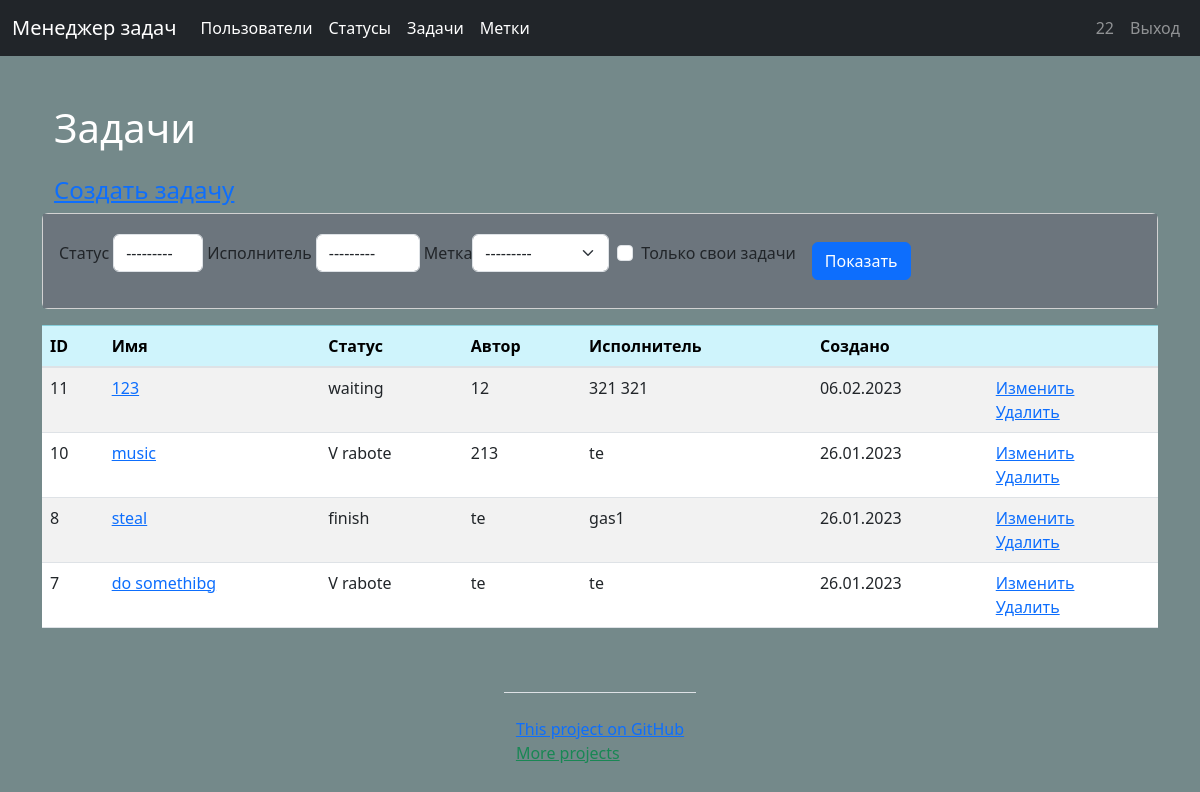
The page /tasks/ (signed in) on the database its author committed.
### users/models.py (models this page shows)
class Users(AbstractUser):
    def __str__(self):
        return self.get_full_name()
    class Meta:
        ordering = ['-date_joined']

### tasks/models.py (models this page shows, shortened)
class Task(models.Model):
    name = models.CharField(max_length=250, unique=True, verbose_name=_('Task name'))
    description = models.TextField(max_length=300, blank=True, verbose_name=_('Description'))
    status = models.ForeignKey(Status, on_delete=models.PROTECT, null=True,
                               verbose_name=_('Status'))
    executor = models.ForeignKey(Users, on_delete=models.PROTECT, verbose_name=_('Executor'))
    author = models.ForeignKey(Users, related_name='author', on_delete=models.PROTECT,
                               verbose_name=_('Author'), default='2')
    labels = models.ManyToManyField(Labels, through='TaskLabel', blank=True,
                                    verbose_name=_('Labels'))
    created_at = models.DateTimeField(auto_now_add=True, null=True)
    update_at = models.DateTimeField(auto_now=True, null=True)
    class Meta:
        verbose_name = _("=Task=")
        verbose_name_plural = _("=Tasks=")
        ordering = ['-created_at']

### statuses/models.py (models this page shows)
class Status(models.Model):
    name = models.CharField(max_length=250, verbose_name=_('name'))
    created_at = models.DateTimeField(auto_now_add=True, null=True)
    update_at = models.DateTimeField(auto_now=True, null=True)
    def __str__(self):
        return self.name
    class Meta:
        verbose_name = _("=Status=")
        verbose_name_plural = _("=Statuses=")
        ordering = ['-created_at']

### tasks/views.py (the view)
# urls.py: path('', TasksListView.as_view(), name='tasks'),
class TasksListView(TaskMixin, FilterView):  # modelname_list.html.
    extra_context = {'title': _('Tasks'), 'btn': _('Create task'), 'btn_update': _('Update'),
                     'btn_delete': _('Delete'), }
    context_object_name = 'tasks'
    filterset_class = TaskFilter
    template_name = 'tasks/task_list.html'

### labels/models.py (called while the page is built)
    def __str__(self):
        return self.name

### task_manager/mixins.py (called while the page is built)
    def dispatch(self, request, *args, **kwargs):
        if not request.user.is_authenticated:
            messages.error(self.request, _('You are not authorized! Please sign in.'))
            return redirect('user_login')
        return super().dispatch(request, *args, **kwargs)

### task_manager/templates/tasks/task_list.html (shortened to what this page needs)
{% extends 'base.html' %}
{% load bootstrap4 %}
{% load i18n %}
    {% block content %}
    <div class="container wrapper flex-grow-1">
        <h1 class="my-4">{% trans 'Tasks' %}</h1>
        <h4><a href="{% url 'create_task' %}">{% trans 'Create task' %}</a></h4>
    </div>
    <div class="card mb-3">
        <div class="card-body bg-secondary">
            <form class="form-inline center" method="get">
                {% bootstrap_form filter.form field_class="mr-3 ml-2" %}
                    <div class="mr-4 ml-3">
                        <input class="btn btn-primary " type="submit" value="{% trans 'Show' %}">
                    </div>
                </div>
        </div>
    <table class="table table-striped ">
        <thead>
        <tr class="table-info">
            <th scope="col">ID</th>
            <th scope="col">{% trans 'Name' %}</th>
            <th scope="col">{% trans 'Status' %}</th>
            <th scope="col">{% trans 'Author' %}</th>
            <th scope="col">{% trans 'Executor' %}</th>
            <th scope="col">{% trans 'Created at' %}</th>
            <th></th>
        </tr>
        </thead>
        <tbody>
        {% for task in tasks %}
        <tr>
            <td>{{task.id}}</td>
            <td><a href="{% url 'task' task.id %}">{{task.name}}</a></td>
            <td>{{ task.status }}</td>
            <td>{{ task.author}}</td>
            <td>{{task.executor}}</td>
            <td>{{task.created_at|date:"d.m.Y"}}</td>
            <td>
                <a href="{% url 'update_task' task.pk %}">{{btn_update}}</a>
                <br>
                <a href="{% url 'delete_task' task.pk %}">{{btn_delete}}</a>
            </td>
        </tr>
        {% endfor %}
        </tbody>
    </table>
    {% endblock %}

### task_manager/templates/base.html (shortened to what this page needs)
<!doctype html>
{% load i18n %}
{% load static %}
{% load bootstrap4 %}
{% bootstrap_css %}
<html lang="en">
<head>
    <link href="https://cdn.jsdelivr.net/npm/bootstrap@5.3.0-alpha1/dist/css/bootstrap.min.css"
          rel="stylesheet"
>
</head>
<body class="d-flex flex-column min-vh-100 ">
<nav class="navbar navbar-expand-md navbar-dark bg-dark fixed-top">
    <div class="container-fluid">
        <a class="navbar-brand" href="{% url 'home' %}">{% translate 'Task manager' %}</a>
        <div class="collapse navbar-collapse" id="navbarsExampleDefault">
            <ul class="navbar-nav mr-auto">
                <li class="nav-item active">
                    <a class="nav-link" href="{% url 'users' %}">{% translate 'Users' %}
                        <span class="sr-only">(current)</span></a></li>
                {% if request.user.is_authenticated %}
                <li class="nav-item active">
                    <a class="nav-link" href="{% url 'statuses' %}">{% translate 'Statuses' %}
                        <span class="sr-only">(current)</span></a></li>
                <li class="nav-item active">
                    <a class="nav-link" href="{% url 'tasks' %}">{% translate 'Tasks' %}
                        <span class="sr-only">(current)</span></a></li>
                <li class="nav-item active">
                    <a class="nav-link" href="{% url 'labels' %}">{% translate 'Labels' %}
                        <span class="sr-only">(current)</span></a></li>
                {% endif %}
            </ul>
            <ul class="navbar-nav">
                {% if request.user.is_authenticated %}
                <li class="nav-item nav-link "> {{user.username}}</li>
                <li class="nav-item"><a class="nav-link" href="{% url 'user_logout' %}">
                    {% translate "Logout" %}</a></li>
                {% else %}
                <li class="nav-item"><a class="nav-link" href="{% url 'user_login' %}">
                    {% translate "Login" %}</a></li>
                <li class="nav-item"><a class="nav-link" href="{% url 'register' %}">
                    {% trans 'Registration' %}</a></li>
                {% endif %}
            </ul>
        </div>
    </div>
</nav>
<main role="main" class="container">
    {% block content %}
    {% endblock %}
</main>
<footer class=" mx-auto">
    <div class="container my-5 pt-4 border-top">
        <a class=".text-primary"
           target="_blank" href="https://github.com/Gas159/python-project-52">
            {% trans 'This project on GitHub' %}
        </a>
        <br>
        <a class="link-success .justify-content-center"
           target="_blank" href="https://github.com/Gas159">
            {% trans 'More projects' %}
        </a>
    </div>
</footer>
</body>
</html>

### task_manager/templates/base.html (style rules this page uses)
body { padding-top: 5rem; background-color: #74898a; color: white; }

### rows shown on the page
Users: username "22"
Task: id "11", name "123", status "waiting", author "12", executor "321 321", created_at "06.02.2023", btn_update "Изменить", btn_delete "Удалить"
Task: id "10", name "music", status "V rabote", author "213", executor "te", created_at "26.01.2023", btn_update "Изменить", btn_delete "Удалить"
Task: id "8", name "steal", status "finish", author "te", executor "gas1", created_at "26.01.2023", btn_update "Изменить", btn_delete "Удалить"
Task: id "7", name "do somethibg", status "V rabote", author "te", executor "te", created_at "26.01.2023", btn_update "Изменить", btn_delete "Удалить"
